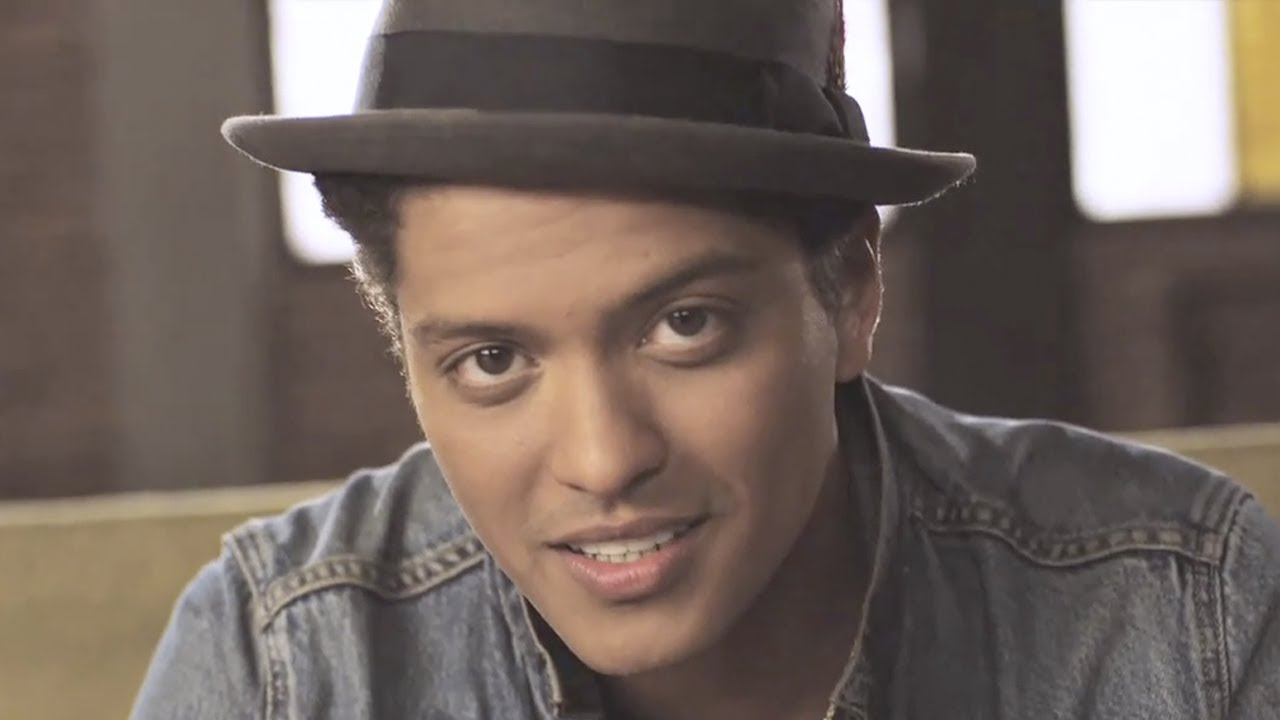
#> input picture Day 3/OpenCV/Resources/mars.jpg, 1280 x 720 px
$ python '5.Wrap Perspective.py'
#> lines starting #> are read from the running program, lines starting #| are printed output that depends on the picture
import cv2
import numpy as np

img = cv2.imread("Resources/mars.jpg")
#> img is the input picture: shape (720, 1280, 3); mean B, G, R 92.4, 99.3, 112.1

width,height = 400,150
pts1 = np.float32([[382,315],[789,232],[414,433],[813,353]])
pts2 = np.float32([[0,0],[width,0],[0,height],[width,height]])
matrix = cv2.getPerspectiveTransform(pts1,pts2)
imgOutput = cv2.warpPerspective(img,matrix,(width,height))
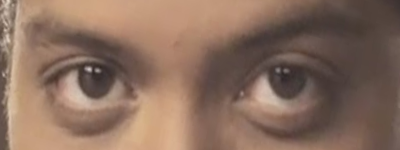
#> imgOutput: shape (150, 400, 3); mean B, G, R 94, 109.7, 137.2

cv2.imshow("image",img)
cv2.imshow("Output",imgOutput)
cv2.waitKey(0)
